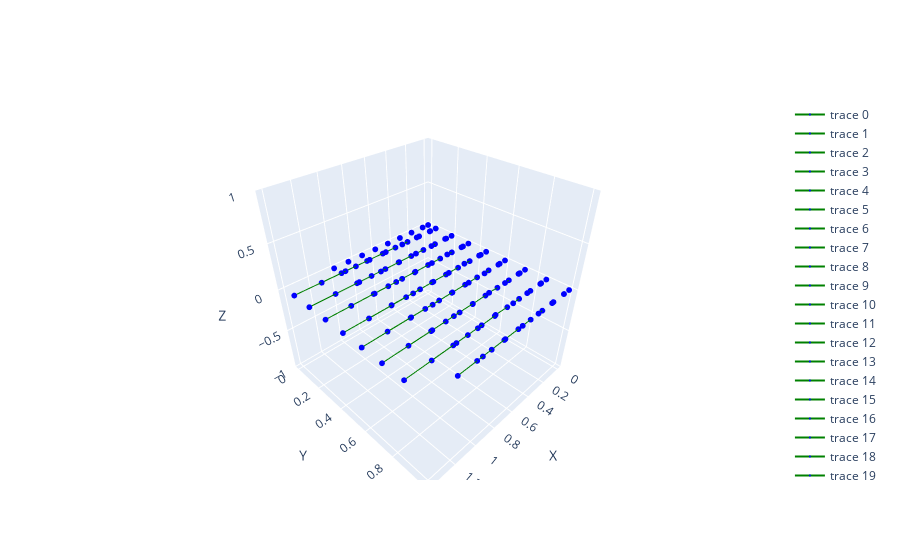

Notebook code for this chart:
### Code cell
visualize_displacement_with_arrows(csv_dir + shape_csv, output_path=csv_dir + "displacement_vector_field.png")
